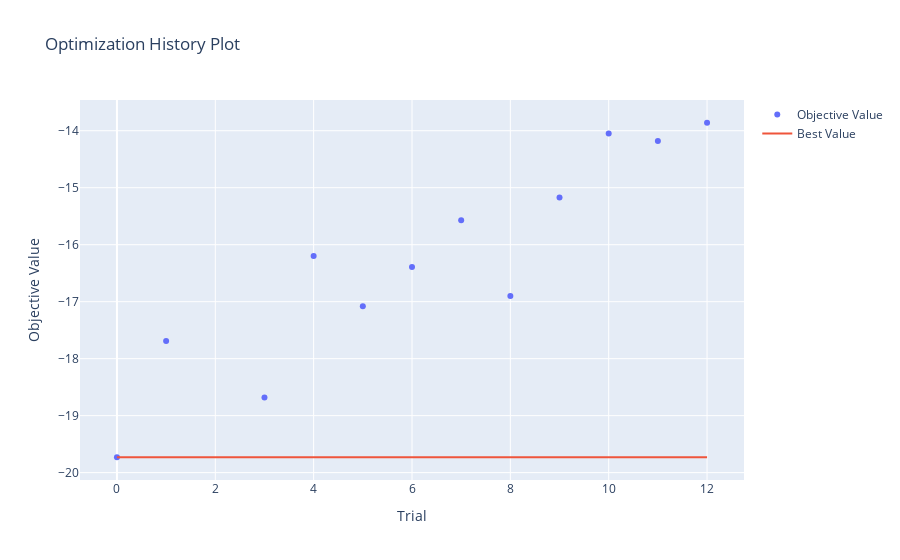

The notebook cell saved with this chart:
### Markdown cell above
Here is the diagram that illustrates the overall resulting data flow.

![](https://pytorch.org/tutorials/_static/img/reinforcement_learning_diagram.jpg)

Actions are chosen either randomly or based on a policy, getting the
next step sample from the gym environment. We record the results in the
replay memory and also run optimization step on every iteration.
Optimization picks a random batch from the replay memory to do training
of the new policy. The \"older\" target\_net is also used in
optimization to compute the expected Q values. A soft update of its
weights are performed at every step.

### Code cell
# Optuna hyperparameter optimization
# Install and import
#%pip install optuna
#%pip install plotly
%pip install scikit-learn
import optuna
import numpy as np
import matplotlib.pyplot as plt
from sklearn.datasets import load_iris
from sklearn.model_selection import train_test_split
from sklearn.ensemble import RandomForestClassifier
from sklearn.metrics import accuracy_score
%matplotlib inline




# Define objective function
def objective(trial):
    print("Trial:", trial.number)
    # Get parameters to optimize
    sigma = trial.suggest_float("sigma_init", 0.01, 0.50, log=True)
    trial.sugg
    if torch.cuda.is_available() or torch.backends.mps.is_available():
        num_episodes = 200  # 600
    else:
        num_episodes = 500
    
    # Create environment and train
    policy_net = DQN(n_observations, n_actions, sigma).to(device)
    target_net = DQN(n_observations, n_actions, sigma).to(device)
    target_net.load_state_dict(policy_net.state_dict())

    optimizer = optim.AdamW(policy_net.parameters(), lr=LR, amsgrad=True)   
    # Initialize the environment and get its state
    state, info = env.reset()
    state = torch.tensor(state, dtype=torch.float32, device=device).unsqueeze(0)
    
    # Train and get final reward
    rewards = []
    for i_episode in range(num_episodes):
        # Initialize the environment and get its state
        state, info = env.reset()
        state = torch.tensor(state, dtype=torch.float32, device=device).unsqueeze(0)
        total_reward = 0
        done = False
        for t in count():
            action = select_action(state)
            observation, reward, terminated, truncated, _ = env.step(action.item())
            reward = torch.tensor([reward], device=device)
            done = terminated or truncated

            if terminated:
                next_state = None
            else:
                next_state = torch.tensor(observation, dtype=torch.float32, device=device).unsqueeze(0)

            # Store the transition in memory
            memory.push(state, action, next_state, reward)

            # Move to the next state
            state = next_state

            # Perform one step of the optimization (on the policy network)
            optimize_model()


            # Soft update of the target network's weights
            # θ′ ← τ θ + (1 −τ )θ′
            target_net_state_dict = target_net.state_dict()
            policy_net_state_dict = policy_net.state_dict()
            for key in policy_net_state_dict:
                target_net_state_dict[key] = policy_net_state_dict[key]*TAU + target_net_state_dict[key]*(1-TAU)
            target_net.load_state_dict(target_net_state_dict)

            total_reward += reward
            if done:
                episode_durations.append(t + 1)
                rewards.append(total_reward)
                plot_durations()
                break

            # fast finish if we do not learn well enough
            if t > 50 and total_reward < 50:
                episode_durations.append(t + 1)
                rewards.append(total_reward)
                plot_durations()
                break

    return -np.mean([r.cpu().numpy() for r in rewards[-100:]])  # Return negative mean reward for last 100 episodes

# Create and run study
study = optuna.create_study(direction="minimize", study_name="NoisyDQN: Sigma Initialization", storage="sqlite:///noisy_dqn2.db", load_if_exists=True)
study.optimize(objective, n_trials=5)

# Print results
print("Best parameters:", study.best_params)
print("Best value:", study.best_value)

# Plot optimization history
import optuna.visualization as vis
vis.plot_optimization_history(study)

### Figure 1 — Plotly figure (JSON) as saved in the notebook; plotly's stock layout.template omitted (floating-point values rounded to 4 significant figures)
{"data": [{"mode": "markers", "name": "Objective Value", "type": "scatter", "x": [0, 1, 3, 4, 5, 6, 7, 8, 9, 10, 11, 12], "y": [-19.73, -17.69, -18.68, -16.2, -17.08, -16.39, -15.57, -16.9, -15.17, -14.05, -14.18, -13.86]}, {"mode": "lines", "name": "Best Value", "type": "scatter", "x": [0, 1, 2, 3, 4, 5, 6, 7, 8, 9, 10, 11, 12], "y": [-19.73, -19.73, -19.73, -19.73, -19.73, -19.73, -19.73, -19.73, -19.73, -19.73, -19.73, -19.73, -19.73]}, {"marker": {"color": "#cccccc"}, "mode": "markers", "name": "Infeasible Trial", "showlegend": false, "type": "scatter", "x": [], "y": []}], "layout": {"title": {"text": "Optimization History Plot"}, "xaxis": {"title": {"text": "Trial"}}, "yaxis": {"title": {"text": "Objective Value"}}}}
